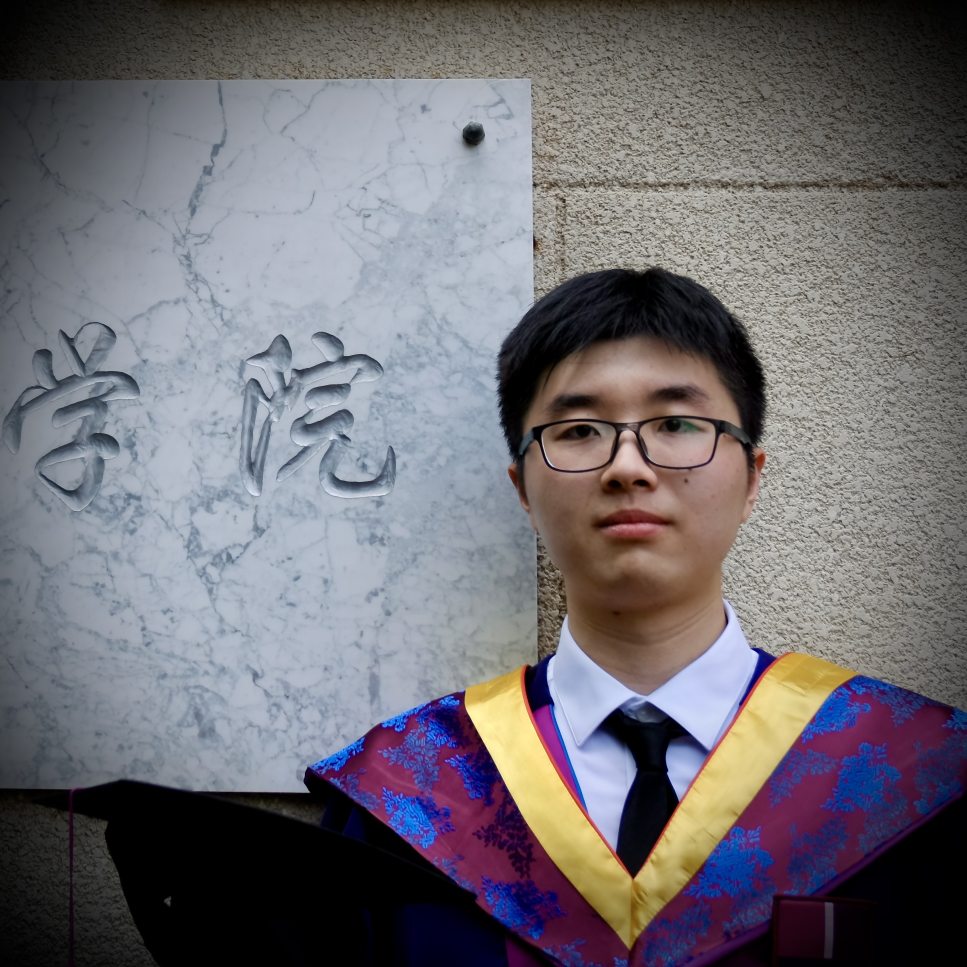
#> input picture images/images/fig.jpg, 1934 x 1934 px, found by its file name (shown at 1/2 size)
$ python resize.py
#> lines starting #> are read from the running program, lines starting #| are printed output that depends on the picture
import cv2

img = cv2.imread('fig.jpg')
#> img is the input picture: shape (1934, 1934, 3); mean B, G, R 114.3, 108.5, 111.5

height, width = 512, 512
dst = cv2.resize(img, (width, height), interpolation=cv2.INTER_LINEAR)
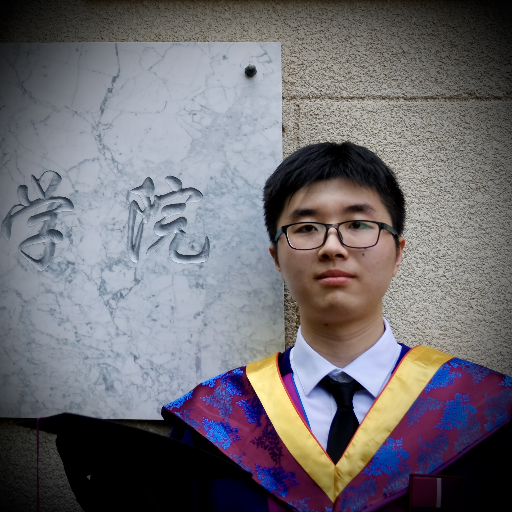
#> dst: shape (512, 512, 3); mean B, G, R 114.2, 108.4, 111.3

cv2.imwrite('fig.png', dst)
cv2.waitKey(0)

$ run again, with images/images/aaai19.jpg copied over images/images/fig.jpg
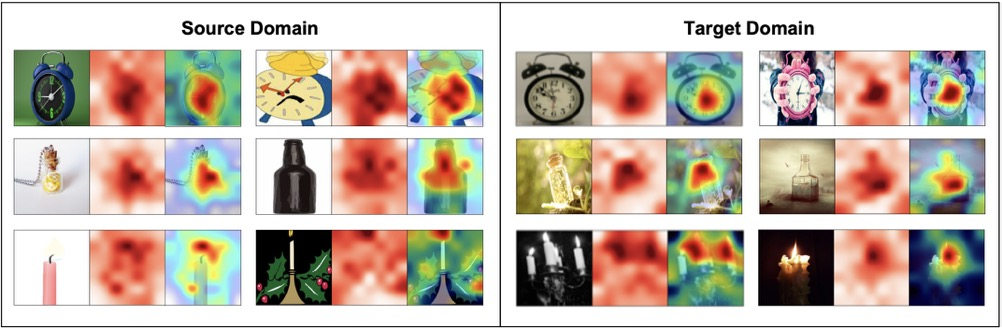
#> input picture images/images/aaai19.jpg, 1002 x 330 px, found by its file name
#> img is the input picture: shape (330, 1002, 3); mean B, G, R 169.2, 182.1, 195.7
#> `dst = cv2.resize(img, (width, height), interpolation=cv2.INTER_LINEAR)`:
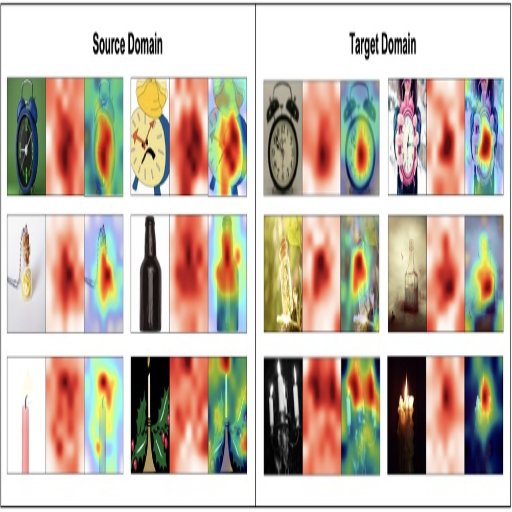
#> dst: shape (512, 512, 3); mean B, G, R 169.1, 182, 195.6

$ run again, with images/images/hero-left.jpg copied over images/images/fig.jpg
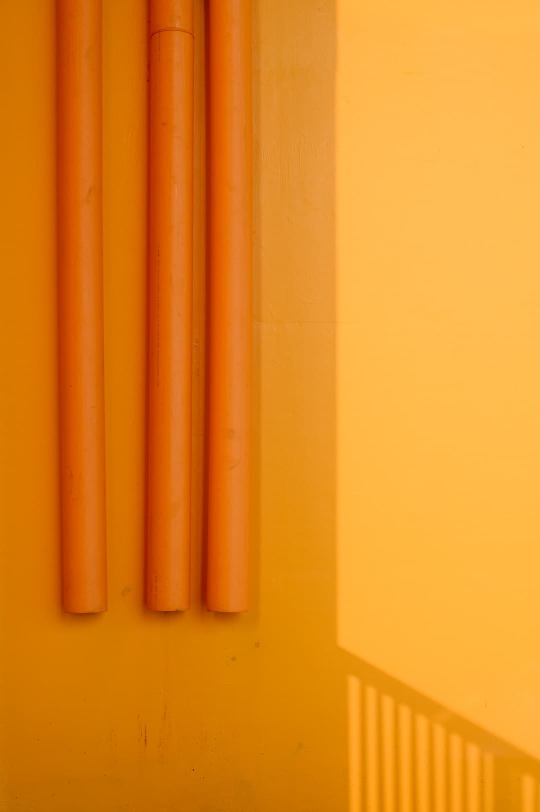
#> input picture images/images/hero-left.jpg, 1080 x 1623 px, found by its file name (shown at 1/2 size)
#> img is the input picture: shape (1623, 1080, 3); mean B, G, R 31.6, 137.4, 226.8
#> `dst = cv2.resize(img, (width, height), interpolation=cv2.INTER_LINEAR)`:
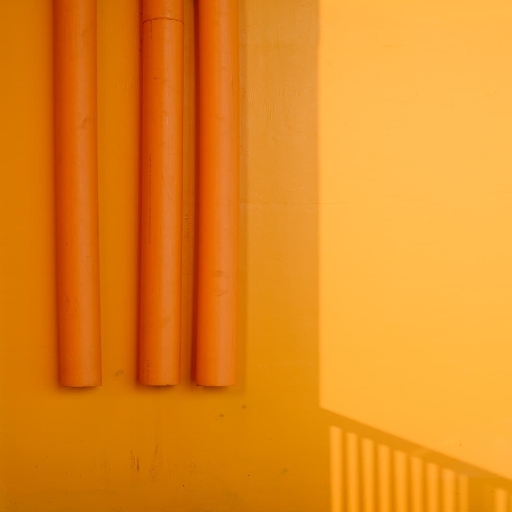
#> dst: shape (512, 512, 3); mean B, G, R 31.5, 137.3, 226.8
